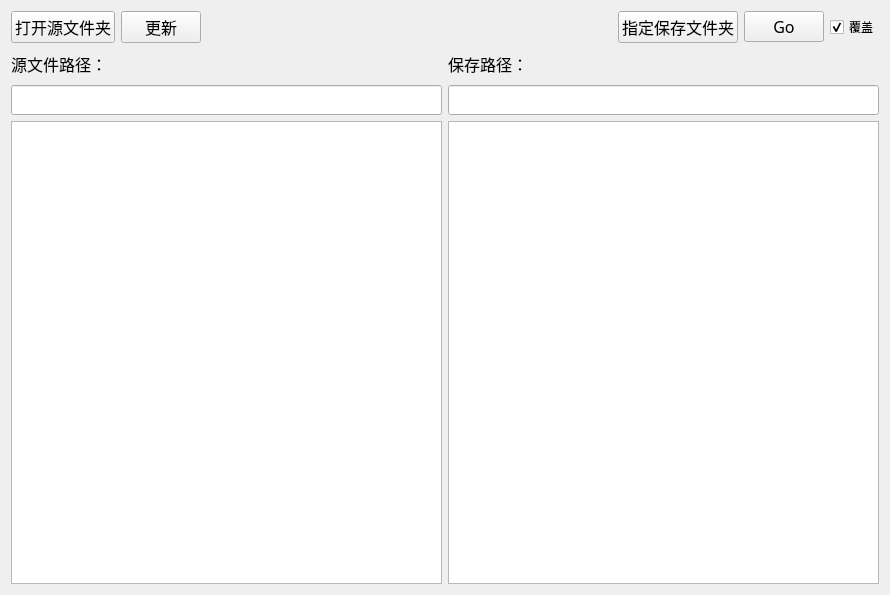
<?xml version="1.0" encoding="UTF-8"?>
<ui version="4.0">
 <class>Form</class>
 <widget class="QWidget" name="Form">
  <property name="geometry">
   <rect>
    <x>0</x>
    <y>0</y>
    <width>890</width>
    <height>595</height>
   </rect>
  </property>
  <property name="windowTitle">
   <string>批量修改文件名</string>
  </property>
  <property name="windowIcon">
   <iconset>
    <normaloff>res/1.gif</normaloff>res/1.gif</iconset>
  </property>
  <layout class="QVBoxLayout" name="verticalLayout">
   <item>
    <layout class="QHBoxLayout" name="hl_tools">
     <item>
      <widget class="QPushButton" name="pushButton_src">
       <property name="font">
        <font>
         <pointsize>12</pointsize>
        </font>
       </property>
       <property name="text">
        <string>打开源文件夹</string>
       </property>
       <property name="iconSize">
        <size>
         <width>30</width>
         <height>30</height>
        </size>
       </property>
      </widget>
     </item>
     <item>
      <widget class="QPushButton" name="pushButton_flush">
       <property name="font">
        <font>
         <pointsize>12</pointsize>
        </font>
       </property>
       <property name="text">
        <string>更新</string>
       </property>
      </widget>
     </item>
     <item>
      <spacer name="horizontalSpacer_2">
       <property name="orientation">
        <enum>Qt::Horizontal</enum>
       </property>
       <property name="sizeHint" stdset="0">
        <size>
         <width>40</width>
         <height>20</height>
        </size>
       </property>
      </spacer>
     </item>
     <item>
      <widget class="QPushButton" name="pushButton_dec">
       <property name="font">
        <font>
         <pointsize>12</pointsize>
        </font>
       </property>
       <property name="text">
        <string>指定保存文件夹</string>
       </property>
       <property name="iconSize">
        <size>
         <width>30</width>
         <height>30</height>
        </size>
       </property>
      </widget>
     </item>
     <item>
      <widget class="QPushButton" name="pushButton_go">
       <property name="minimumSize">
        <size>
         <width>30</width>
         <height>30</height>
        </size>
       </property>
       <property name="font">
        <font>
         <family>Gadugi</family>
         <pointsize>12</pointsize>
        </font>
       </property>
       <property name="autoFillBackground">
        <bool>false</bool>
       </property>
       <property name="text">
        <string>Go</string>
       </property>
      </widget>
     </item>
     <item>
      <widget class="QCheckBox" name="checkBox">
       <property name="text">
        <string>覆盖</string>
       </property>
       <property name="iconSize">
        <size>
         <width>30</width>
         <height>30</height>
        </size>
       </property>
       <property name="checked">
        <bool>true</bool>
       </property>
      </widget>
     </item>
    </layout>
   </item>
   <item>
    <layout class="QHBoxLayout" name="horizontalLayout">
     <item>
      <widget class="QLabel" name="label_path_src">
       <property name="minimumSize">
        <size>
         <width>0</width>
         <height>30</height>
        </size>
       </property>
       <property name="font">
        <font>
         <pointsize>12</pointsize>
        </font>
       </property>
       <property name="text">
        <string>源文件路径：</string>
       </property>
      </widget>
     </item>
     <item>
      <widget class="QLabel" name="label_path_dec">
       <property name="minimumSize">
        <size>
         <width>0</width>
         <height>30</height>
        </size>
       </property>
       <property name="font">
        <font>
         <pointsize>12</pointsize>
        </font>
       </property>
       <property name="text">
        <string>保存路径：</string>
       </property>
      </widget>
     </item>
    </layout>
   </item>
   <item>
    <layout class="QHBoxLayout" name="hl_edits">
     <item>
      <widget class="QLineEdit" name="lineEdit_mask">
       <property name="minimumSize">
        <size>
         <width>30</width>
         <height>30</height>
        </size>
       </property>
       <property name="font">
        <font>
         <pointsize>12</pointsize>
        </font>
       </property>
       <property name="placeholderText">
        <string extracomment="替换前的文字"/>
       </property>
      </widget>
     </item>
     <item>
      <widget class="QLineEdit" name="lineEdit_fake">
       <property name="minimumSize">
        <size>
         <width>30</width>
         <height>30</height>
        </size>
       </property>
       <property name="font">
        <font>
         <pointsize>12</pointsize>
        </font>
       </property>
       <property name="placeholderText">
        <string extracomment="替换后的文字"/>
       </property>
      </widget>
     </item>
    </layout>
   </item>
   <item>
    <layout class="QHBoxLayout" name="hl_lists">
     <item>
      <widget class="QListWidget" name="listWidget_src_files"/>
     </item>
     <item>
      <widget class="QListWidget" name="listWidget_dec_files"/>
     </item>
    </layout>
   </item>
  </layout>
 </widget>
 <resources/>
 <connections>
  <connection>
   <sender>pushButton_src</sender>
   <signal>clicked()</signal>
   <receiver>Form</receiver>
   <slot>slot_clicked()</slot>
   <hints>
    <hint type="sourcelabel">
     <x>91</x>
     <y>24</y>
    </hint>
    <hint type="destinationlabel">
     <x>85</x>
     <y>74</y>
    </hint>
   </hints>
  </connection>
  <connection>
   <sender>pushButton_dec</sender>
   <signal>clicked()</signal>
   <receiver>Form</receiver>
   <slot>slot_clicked()</slot>
   <hints>
    <hint type="sourcelabel">
     <x>366</x>
     <y>36</y>
    </hint>
    <hint type="destinationlabel">
     <x>342</x>
     <y>93</y>
    </hint>
   </hints>
  </connection>
  <connection>
   <sender>checkBox</sender>
   <signal>clicked()</signal>
   <receiver>Form</receiver>
   <slot>slot_covered()</slot>
   <hints>
    <hint type="sourcelabel">
     <x>500</x>
     <y>32</y>
    </hint>
    <hint type="destinationlabel">
     <x>670</x>
     <y>67</y>
    </hint>
   </hints>
  </connection>
  <connection>
   <sender>pushButton_go</sender>
   <signal>clicked()</signal>
   <receiver>Form</receiver>
   <slot>slot_clicked()</slot>
   <hints>
    <hint type="sourcelabel">
     <x>447</x>
     <y>39</y>
    </hint>
    <hint type="destinationlabel">
     <x>450</x>
     <y>129</y>
    </hint>
   </hints>
  </connection>
  <connection>
   <sender>lineEdit_mask</sender>
   <signal>textChanged(QString)</signal>
   <receiver>Form</receiver>
   <slot>slot_text_changed()</slot>
   <hints>
    <hint type="sourcelabel">
     <x>138</x>
     <y>250</y>
    </hint>
    <hint type="destinationlabel">
     <x>279</x>
     <y>208</y>
    </hint>
   </hints>
  </connection>
  <connection>
   <sender>lineEdit_fake</sender>
   <signal>textChanged(QString)</signal>
   <receiver>Form</receiver>
   <slot>slot_text_changed()</slot>
   <hints>
    <hint type="sourcelabel">
     <x>440</x>
     <y>250</y>
    </hint>
    <hint type="destinationlabel">
     <x>564</x>
     <y>202</y>
    </hint>
   </hints>
  </connection>
  <connection>
   <sender>pushButton_flush</sender>
   <signal>clicked()</signal>
   <receiver>Form</receiver>
   <slot>slot_clicked()</slot>
   <hints>
    <hint type="sourcelabel">
     <x>162</x>
     <y>21</y>
    </hint>
    <hint type="destinationlabel">
     <x>184</x>
     <y>115</y>
    </hint>
   </hints>
  </connection>
 </connections>
 <slots>
  <slot>slot_clicked()</slot>
  <slot>slot_covered()</slot>
  <slot>slot_text_changed()</slot>
 </slots>
</ui>
